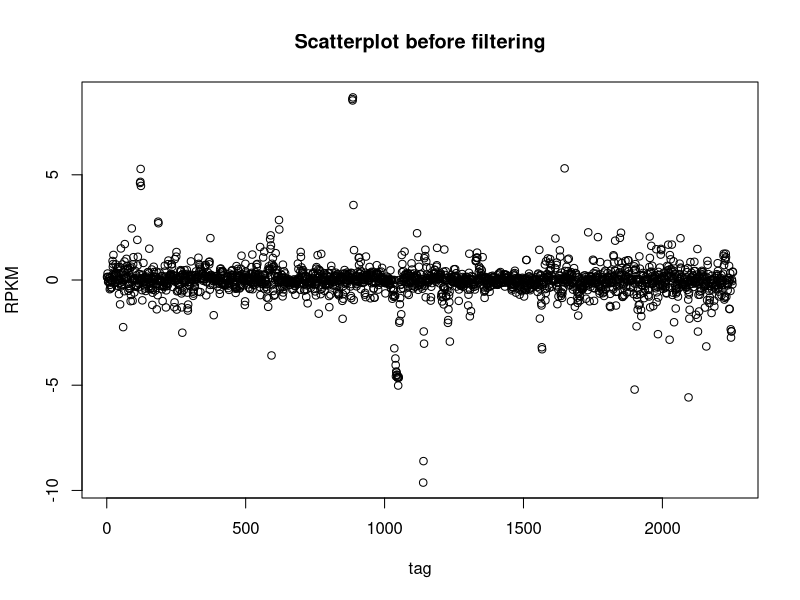
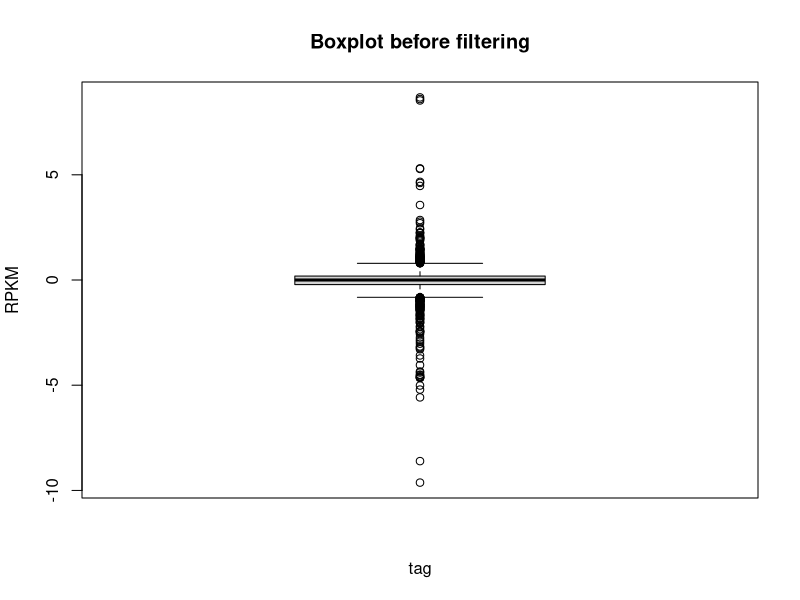
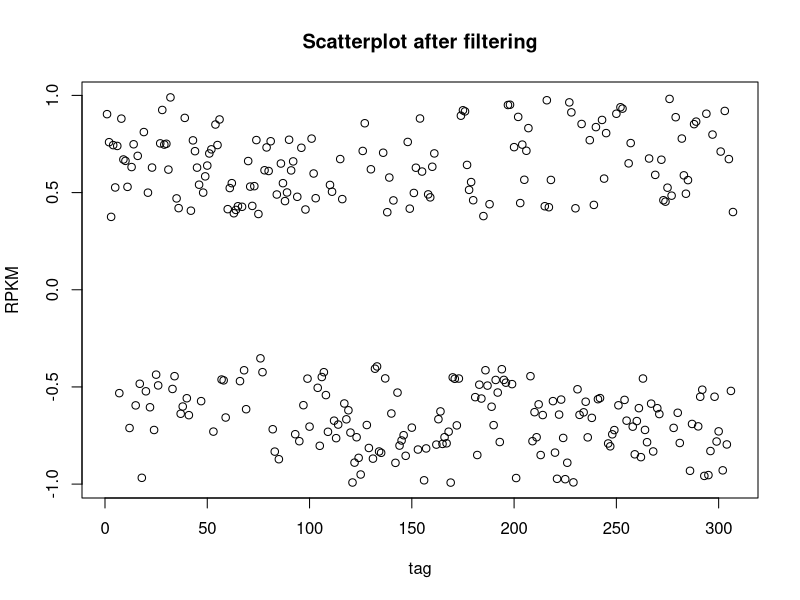
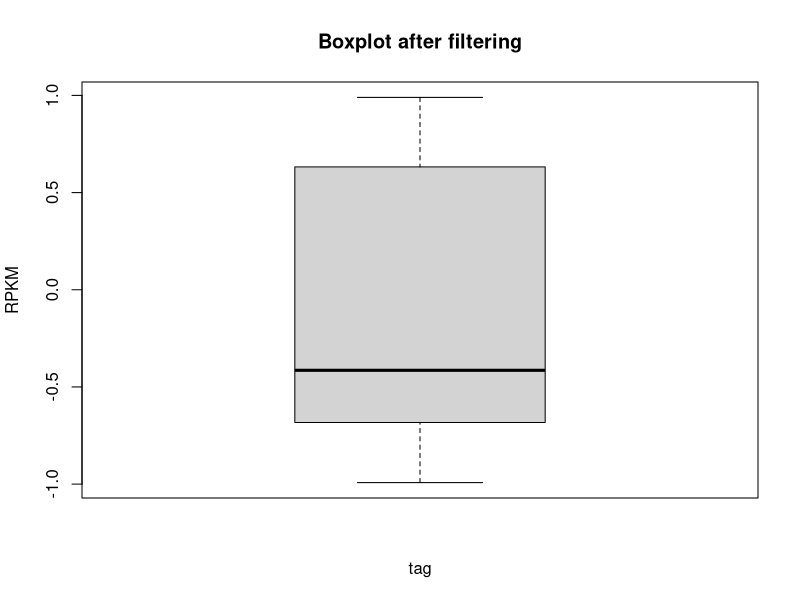
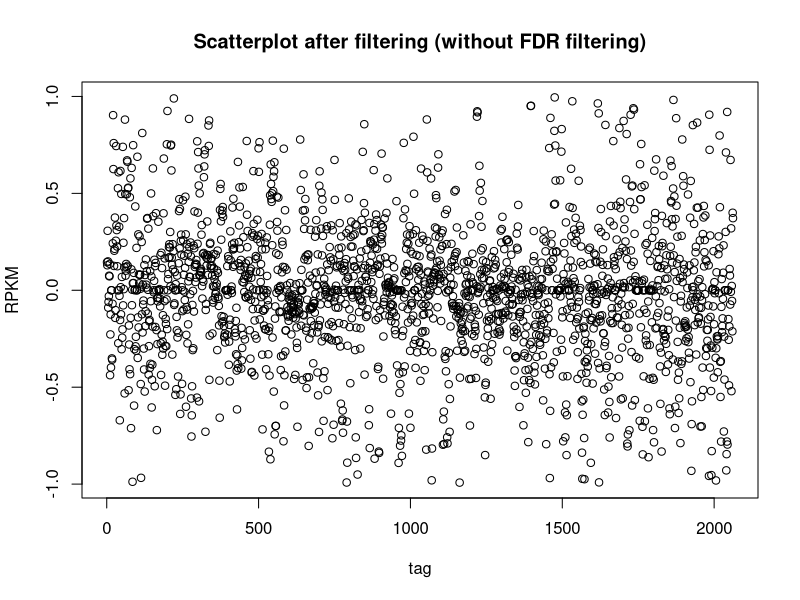
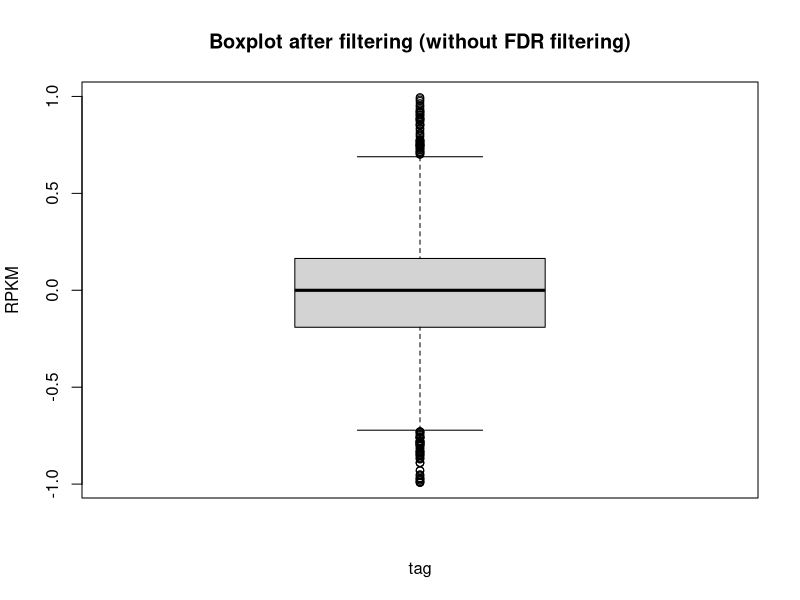
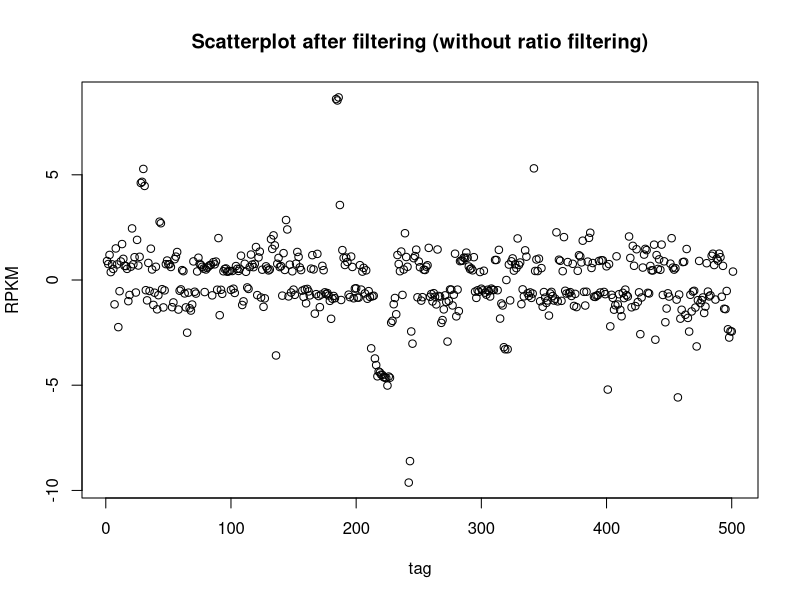
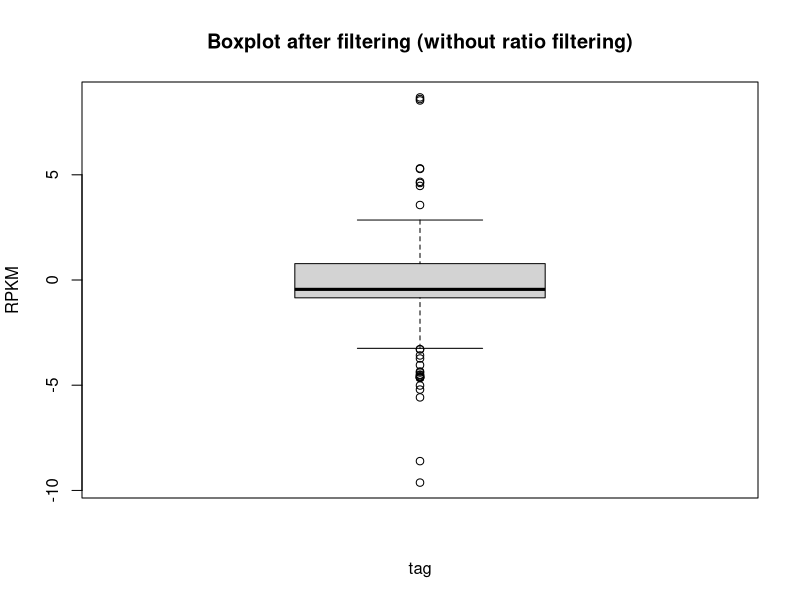

These figures' R source, in order:
ratio <- scan("ratio.txt")

png(filename= "scatterplot1.png")
plot(ratio,main= "Scatterplot before filtering", ylab= "RPKM", xlab="tag")
dev.off()

png(filename= "boxplot1.png")
boxplot(ratio, main= "Boxplot before filtering", ylab= "RPKM", xlab="tag")
dev.off()

vec1 <- scan("vec1.txt")

png(filename= "scatterplot2.png")
plot(vec1,main= "Scatterplot after filtering", ylab= "RPKM", xlab="tag")
dev.off()

png(filename= "boxplot2.png")
boxplot(vec1, main= "Boxplot after filtering", ylab= "RPKM", xlab="tag")
dev.off()

vec4 <- scan("vec4.txt")

png(filename= "scatterplot3.png")
plot(vec4,main= "Scatterplot after filtering (without FDR filtering)", ylab= "RPKM", xlab="tag")
dev.off()

png(filename= "boxplot3.png")
boxplot(vec4, main= "Boxplot after filtering (without FDR filtering)", ylab= "RPKM", xlab="tag")
dev.off()

vec6 <- scan("vec6.txt")

png(filename= "scatterplot4.png")
plot(vec6,main= "Scatterplot after filtering (without ratio filtering)", ylab= "RPKM", xlab="tag")
dev.off()

png(filename= "boxplot4.png")
boxplot(vec6, main= "Boxplot after filtering (without ratio filtering)", ylab= "RPKM", xlab="tag")
dev.off()

